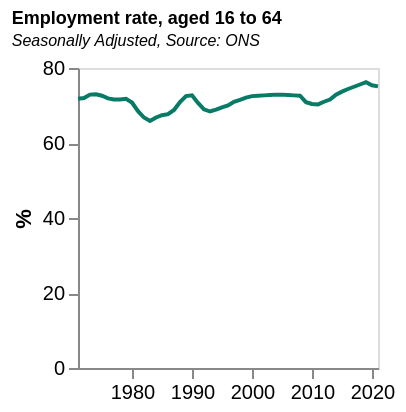

The Vega-Lite source for this figure:
### Vega-Lite specification from a JSON file in a GitHub repository (floating-point values rounded to 4 significant figures)
{"$schema": "https://vega.github.io/schema/vega-lite/v5.json", "data": {"values": [{"date": "1971", "label": "1971", "month": "", "quarter": "", "sourceDataset": "LMS", "updateDate": "2015-10-13T23:00:00.000Z", "value": "71.8", "year": "1971"}, {"date": "1972", "label": "1972", "month": "", "quarter": "", "sourceDataset": "LMS", "updateDate": "2015-10-13T23:00:00.000Z", "value": "72.0", "year": "1972"}, {"date": "1973", "label": "1973", "month": "", "quarter": "", "sourceDataset": "LMS", "updateDate": "2015-10-13T23:00:00.000Z", "value": "72.9", "year": "1973"}, {"date": "1974", "label": "1974", "month": "", "quarter": "", "sourceDataset": "LMS", "updateDate": "2015-10-13T23:00:00.000Z", "value": "73.0", "year": "1974"}, {"date": "1975", "label": "1975", "month": "", "quarter": "", "sourceDataset": "LMS", "updateDate": "2015-10-13T23:00:00.000Z", "value": "72.6", "year": "1975"}, {"date": "1976", "label": "1976", "month": "", "quarter": "", "sourceDataset": "LMS", "updateDate": "2015-10-13T23:00:00.000Z", "value": "71.9", "year": "1976"}, {"date": "1977", "label": "1977", "month": "", "quarter": "", "sourceDataset": "LMS", "updateDate": "2015-10-13T23:00:00.000Z", "value": "71.6", "year": "1977"}, {"date": "1978", "label": "1978", "month": "", "quarter": "", "sourceDataset": "LMS", "updateDate": "2015-10-13T23:00:00.000Z", "value": "71.6", "year": "1978"}, {"date": "1979", "label": "1979", "month": "", "quarter": "", "sourceDataset": "LMS", "updateDate": "2015-10-13T23:00:00.000Z", "value": "71.8", "year": "1979"}, {"date": "1980", "label": "1980", "month": "", "quarter": "", "sourceDataset": "LMS", "updateDate": "2015-10-13T23:00:00.000Z", "value": "70.8", "year": "1980"}, {"date": "1981", "label": "1981", "month": "", "quarter": "", "sourceDataset": "LMS", "updateDate": "2015-10-13T23:00:00.000Z", "value": "68.5", "year": "1981"}, {"date": "1982", "label": "1982", "month": "", "quarter": "", "sourceDataset": "LMS", "updateDate": "2015-10-13T23:00:00.000Z", "value": "66.8", "year": "1982"}, {"date": "1983", "label": "1983", "month": "", "quarter": "", "sourceDataset": "LMS", "updateDate": "2015-10-13T23:00:00.000Z", "value": "65.9", "year": "1983"}, {"date": "1984", "label": "1984", "month": "", "quarter": "", "sourceDataset": "LMS", "updateDate": "2015-10-13T23:00:00.000Z", "value": "66.8", "year": "1984"}, {"date": "1985", "label": "1985", "month": "", "quarter": "", "sourceDataset": "LMS", "updateDate": "2015-10-13T23:00:00.000Z", "value": "67.4", "year": "1985"}, {"date": "1986", "label": "1986", "month": "", "quarter": "", "sourceDataset": "LMS", "updateDate": "2015-10-13T23:00:00.000Z", "value": "67.7", "year": "1986"}, {"date": "1987", "label": "1987", "month": "", "quarter": "", "sourceDataset": "LMS", "updateDate": "2015-10-13T23:00:00.000Z", "value": "68.8", "year": "1987"}, {"date": "1988", "label": "1988", "month": "", "quarter": "", "sourceDataset": "LMS", "updateDate": "2015-10-13T23:00:00.000Z", "value": "70.9", "year": "1988"}, {"date": "1989", "label": "1989", "month": "", "quarter": "", "sourceDataset": "LMS", "updateDate": "2015-10-13T23:00:00.000Z", "value": "72.5", "year": "1989"}, {"date": "1990", "label": "1990", "month": "", "quarter": "", "sourceDataset": "LMS", "updateDate": "2015-10-13T23:00:00.000Z", "value": "72.7", "year": "1990"}, {"date": "1991", "label": "1991", "month": "", "quarter": "", "sourceDataset": "LMS", "updateDate": "2015-10-13T23:00:00.000Z", "value": "70.7", "year": "1991"}, {"date": "1992", "label": "1992", "month": "", "quarter": "", "sourceDataset": "LMS", "updateDate": "2015-10-13T23:00:00.000Z", "value": "69.0", "year": "1992"}, {"date": "1993", "label": "1993", "month": "", "quarter": "", "sourceDataset": "LMS", "updateDate": "2015-10-13T23:00:00.000Z", "value": "68.4", "year": "1993"}, {"date": "1994", "label": "1994", "month": "", "quarter": "", "sourceDataset": "LMS", "updateDate": "2015-10-13T23:00:00.000Z", "value": "68.9", "year": "1994"}, {"date": "1995", "label": "1995", "month": "", "quarter": "", "sourceDataset": "LMS", "updateDate": "2015-10-13T23:00:00.000Z", "value": "69.5", "year": "1995"}, {"date": "1996", "label": "1996", "month": "", "quarter": "", "sourceDataset": "LMS", "updateDate": "2015-10-13T23:00:00.000Z", "value": "70.0", "year": "1996"}, {"date": "1997", "label": "1997", "month": "", "quarter": "", "sourceDataset": "LMS", "updateDate": "2015-10-13T23:00:00.000Z", "value": "71.0", "year": "1997"}, {"date": "1998", "label": "1998", "month": "", "quarter": "", "sourceDataset": "LMS", "updateDate": "2015-10-13T23:00:00.000Z", "value": "71.5", "year": "1998"}, {"date": "1999", "label": "1999", "month": "", "quarter": "", "sourceDataset": "LMS", "updateDate": "2015-10-13T23:00:00.000Z", "value": "72.1", "year": "1999"}, {"date": "2000", "label": "2000", "month": "", "quarter": "", "sourceDataset": "LMS", "updateDate": "2015-10-13T23:00:00.000Z", "value": "72.5", "year": "2000"}, {"date": "2001", "label": "2001", "month": "", "quarter": "", "sourceDataset": "LMS", "updateDate": "2015-10-13T23:00:00.000Z", "value": "72.6", "year": "2001"}, {"date": "2002", "label": "2002", "month": "", "quarter": "", "sourceDataset": "LMS", "updateDate": "2015-10-13T23:00:00.000Z", "value": "72.7", "year": "2002"}, {"date": "2003", "label": "2003", "month": "", "quarter": "", "sourceDataset": "LMS", "updateDate": "2015-10-13T23:00:00.000Z", "value": "72.8", "year": "2003"}, {"date": "2004", "label": "2004", "month": "", "quarter": "", "sourceDataset": "LMS", "updateDate": "2015-10-13T23:00:00.000Z", "value": "72.9", "year": "2004"}, {"date": "2005", "label": "2005", "month": "", "quarter": "", "sourceDataset": "LMS", "updateDate": "2015-10-13T23:00:00.000Z", "value": "72.9", "year": "2005"}, {"date": "2006", "label": "2006", "month": "", "quarter": "", "sourceDataset": "LMS", "updateDate": "2015-10-13T23:00:00.000Z", "value": "72.8", "year": "2006"}, {"date": "2007", "label": "2007", "month": "", "quarter": "", "sourceDataset": "LMS", "updateDate": "2015-10-13T23:00:00.000Z", "value": "72.7", "year": "2007"}, {"date": "2008", "label": "2008", "month": "", "quarter": "", "sourceDataset": "LMS", "updateDate": "2015-10-13T23:00:00.000Z", "value": "72.6", "year": "2008"}, {"date": "2009", "label": "2009", "month": "", "quarter": "", "sourceDataset": "LMS", "updateDate": "2015-10-13T23:00:00.000Z", "value": "70.9", "year": "2009"}, {"date": "2010", "label": "2010", "month": "", "quarter": "", "sourceDataset": "LMS", "updateDate": "2015-10-13T23:00:00.000Z", "value": "70.4", "year": "2010"}, {"date": "2011", "label": "2011", "month": "", "quarter": "", "sourceDataset": "LMS", "updateDate": "2015-10-13T23:00:00.000Z", "value": "70.3", "year": "2011"}, {"date": "2012", "label": "2012", "month": "", "quarter": "", "sourceDataset": "LMS", "updateDate": "2015-10-13T23:00:00.000Z", "value": "71.0", "year": "2012"}, {"date": "2013", "label": "2013", "month": "", "quarter": "", "sourceDataset": "LMS", "updateDate": "2017-05-16T23:00:00.000Z", "value": "71.6", "year": "2013"}, {"date": "2014", "label": "2014", "month": "", "quarter": "", "sourceDataset": "LMS", "updateDate": "2015-10-13T23:00:00.000Z", "value": "72.9", "year": "2014"}, {"date": "2015", "label": "2015", "month": "", "quarter": "", "sourceDataset": "LMS", "updateDate": "2016-03-16T09:30:00.000Z", "value": "73.7", "year": "2015"}, {"date": "2016", "label": "2016", "month": "", "quarter": "", "sourceDataset": "LMS", "updateDate": "2017-02-15T00:00:00.000Z", "value": "74.4", "year": "2016"}, {"date": "2017", "label": "2017", "month": "", "quarter": "", "sourceDataset": "LMS", "updateDate": "2018-02-21T00:00:00.000Z", "value": "75.0", "year": "2017"}, {"date": "2018", "label": "2018", "month": "", "quarter": "", "sourceDataset": "LMS", "updateDate": "2019-02-19T00:00:00.000Z", "value": "75.6", "year": "2018"}, {"date": "2019", "label": "2019", "month": "", "quarter": "", "sourceDataset": "LMS", "updateDate": "2020-02-18T00:00:00.000Z", "value": "76.2", "year": "2019"}, {"date": "2020", "label": "2020", "month": "", "quarter": "", "sourceDataset": "LMS", "updateDate": "2021-07-14T23:00:00.000Z", "value": "75.4", "year": "2020"}, {"date": "2021", "label": "2021", "month": "", "quarter": "", "sourceDataset": "LMS", "updateDate": "2022-08-15T23:00:00.000Z", "value": "75.1", "year": "2021"}], "format": {"parse": {"date": "date"}}}, "title": {"text": "Employment rate, aged 16 to 64", "fontSize": 9, "subtitle": "Seasonally Adjusted, Source: ONS", "subtitleFontStyle": "italic", "subtitleFontSize": 8, "anchor": "start", "color": "black"}, "width": 150, "height": 150, "mark": {"type": "line", "color": "rgb(8,123,102"}, "encoding": {"x": {"field": "date", "type": "temporal", "axis": {"grid": false}, "title": ""}, "y": {"field": "value", "type": "quantitative", "axis": {"grid": false}, "title": "%"}}}
